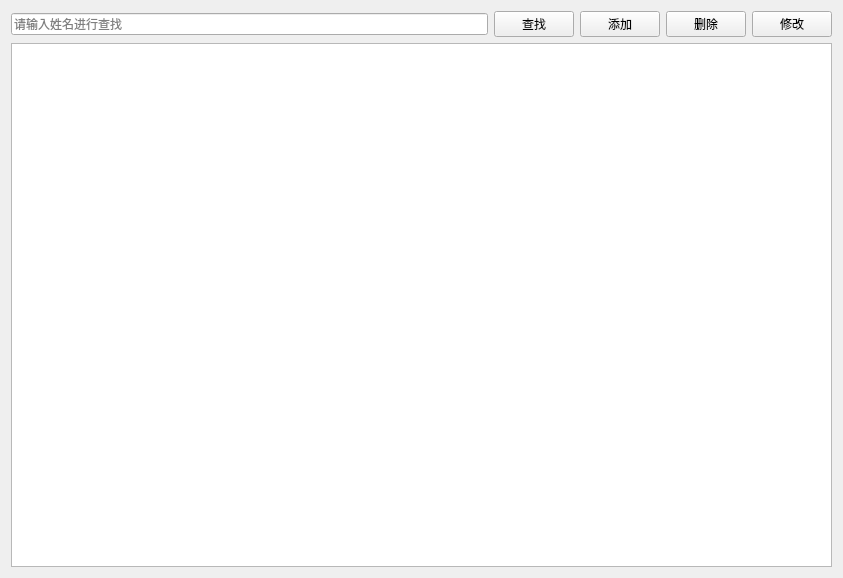
<?xml version="1.0" encoding="UTF-8"?>
<ui version="4.0">
 <class>DoctorView</class>
 <widget class="QWidget" name="DoctorView">
  <property name="geometry">
   <rect>
    <x>0</x>
    <y>0</y>
    <width>843</width>
    <height>578</height>
   </rect>
  </property>
  <property name="windowTitle">
   <string>医生管理</string>
  </property>
  <layout class="QVBoxLayout" name="verticalLayout">
   <item>
    <layout class="QHBoxLayout" name="horizontalLayout">
     <item>
      <widget class="QLineEdit" name="txtSearch">
       <property name="placeholderText">
        <string>请输入姓名进行查找</string>
       </property>
      </widget>
     </item>
     <item>
      <widget class="QPushButton" name="btSearch">
       <property name="text">
        <string>查找</string>
       </property>
      </widget>
     </item>
     <item>
      <widget class="QPushButton" name="btAdd">
       <property name="text">
        <string>添加</string>
       </property>
      </widget>
     </item>
     <item>
      <widget class="QPushButton" name="btDelete">
       <property name="text">
        <string>删除</string>
       </property>
      </widget>
     </item>
     <item>
      <widget class="QPushButton" name="btEdit">
       <property name="text">
        <string>修改</string>
       </property>
      </widget>
     </item>
    </layout>
   </item>
   <item>
    <widget class="QTableView" name="tableView"/>
   </item>
  </layout>
 </widget>
 <resources/>
 <connections/>
</ui>
